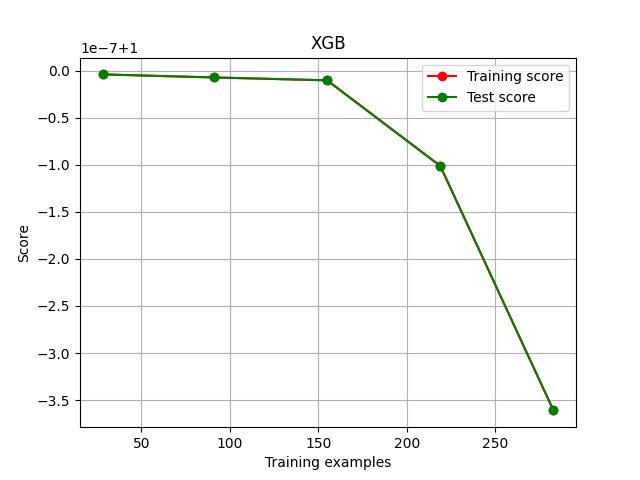

This figure's Python source:
from xgboost import XGBRegressor as XGBR
from sklearn.ensemble import RandomForestRegressor as RFR
from sklearn.linear_model import LinearRegression as LinearR
from sklearn.datasets import load_boston
from sklearn.model_selection import KFold, cross_val_score as CVS, train_test_split as TTS
from sklearn.metrics import mean_squared_error as MSE
import pandas as pd
import numpy as np
import matplotlib.pyplot as plt
from time import time
import datetime

data = load_boston()
X = data.data
y = data.target

Xtrain, Xtest, Ytrain, Ytest = TTS(X, y, test_size=0.3, random_state=420)
reg = XGBR(n_estimators=100).fit(Xtrain, Ytrain)
reg.predict(Xtest)
reg.score(Xtest, Ytest)

MSE(Ytest, reg.predict(Xtest))
print(reg.feature_importances_)

reg = XGBR(n_estimators=100)
CVS(reg, Xtrain, Ytrain, cv=5).mean()
CVS(reg, Xtrain, Ytrain, cv=5, scoring="neg_mean_squared_error").mean()

import sklearn
sorted(sklearn.metrics.SCORERS.keys())
rfr = RFR(n_estimators=100)
CVS(rfr, Xtrain, Ytrain, cv=5).mean()
CVS(rfr, Xtrain, Ytrain, cv=5, scoring="neg_mean_squared_error").mean()
lr = LinearR()
CVS(lr, Xtrain, Ytrain, cv=5).mean()
CVS(lr, Xtrain, Ytrain, cv=5, scoring="neg_mean_squared_error").mean()
reg = XGBR(n_estimators=10, silent=False)
CVS(reg, Xtrain, Ytrain, cv=5, scoring="neg_mean_squared_error").mean()


def plot_learning_curve(estimator, title, X, y, ax=None, ylim=None, cv=None, n_jobs=None):
    from sklearn.model_selection import learning_curve
    import matplotlib.pyplot as plt
    import numpy as np
    train_sizes, train_scores, test_scores = learning_curve(estimator, X, y, shuffle=True, cv=cv, n_jobs=n_jobs)
    if ax == None:
        ax = plt.gca()
    else:
        ax = plt.figure()
    ax.set_title(title)
    if ylim is not None:
        ax.set_ylim(*ylim)
    ax.set_xlabel("Training examples")
    ax.set_ylabel("Score")
    ax.grid()
    ax.plot(train_sizes, np.mean(train_scores, axis=1), "o-", color="r", label="Training score")
    ax.plot(train_sizes, np.mean(train_scores, axis=1), "o-", color="g", label="Test score")
    ax.legend(loc="best")
    return ax

cv = KFold(n_splits=5, shuffle=True, random_state=42)
plot_learning_curve(XGBR(n_estimators=100, random_state=420), "XGB", Xtrain, Ytrain, ax=None, cv=cv)
plt.savefig("./xgb.png")
plt.show()